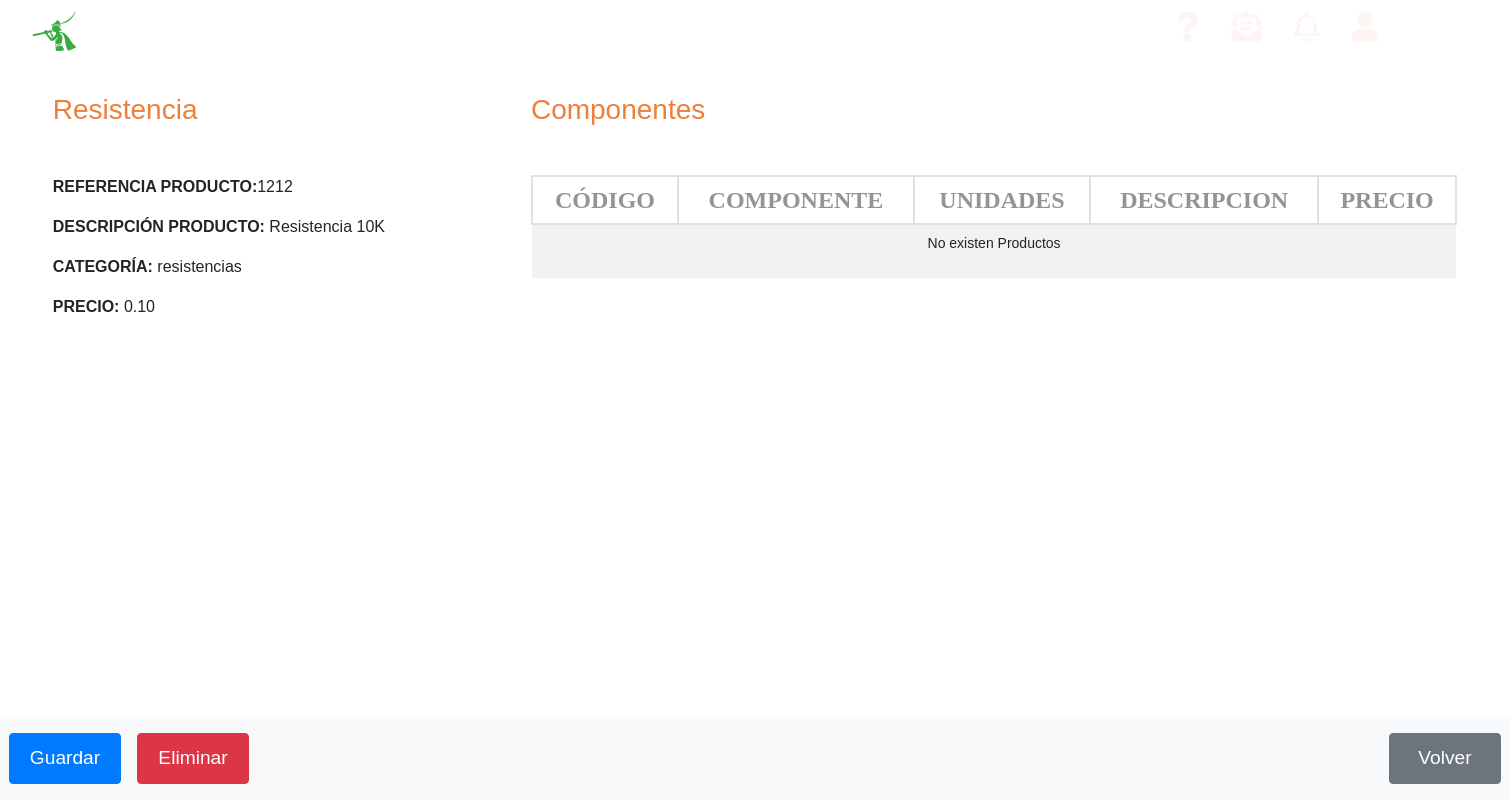
Page /appEntrega/productos/1212 on the committed database.
### appEntrega/models.py (models this page shows, shortened)
class Producto(models.Model):
    producto_referencia = models.CharField(max_length=13, primary_key=True)
    producto_nombre = models.CharField(max_length=50)
    producto_descripcion = models.CharField(max_length=250)
    producto_categoria = models.CharField(max_length=50)
    producto_precio = models.DecimalField(max_digits=10, decimal_places=2, default=0)

### appEntrega/views.py (the view)
# urls.py: path('productos/<str:pk>', ProductoDetailView.as_view(), name='detalleProducto'),
class ProductoDetailView(DetailView):
    model = Producto
    template_name = 'detalleProducto.html'
    context_object_name = 'producto'

### appEntrega/templates/detalleProducto.html
{% extends 'base.html' %}
{% block content %}
<div class="contenedor my-3 row justify-content-around">
	<div class="producto col-4">
		<h3 class="orange-color mt-3 mb-5">{{producto.producto_nombre}}</h3>
		{% if producto %}
		<ul>
			<li>
				<p><strong>REFERENCIA PRODUCTO:</strong>{{producto.producto_referencia | upper }}</p>
			</li>
			<li>
				<p><strong>DESCRIPCIÓN PRODUCTO: </strong>{{producto.producto_descripcion}}</p>
			</li>
			<li>
				<p><strong>CATEGORÍA: </strong>{{producto.producto_categoria}}</p>
			</li>
			<li>
				<p><strong>PRECIO: </strong>{{producto.producto_precio}}</p>
			</li>
		</ul>
		{% else %}
		<p>No hay productos</p>
		{% endif %}
	</div>
	<div class="componentes col-8">
		<h3 class="orange-color mt-3 mb-5">Componentes</h3>
		<table class="table-deustronic table table-striped table-hover">
			<thead>
				<tr>
					<th>CÓDIGO</th>
					<th>COMPONENTE</th>
					<th>UNIDADES</th>
					<th>DESCRIPCION</th>
					<th>PRECIO</th>
				</tr>
			</thead>
			<tbody>
				{% if lista_productos %}
				{% for producto in lista_productos %}
				<tr ondblclick="location.href='http://127.0.0.1:8000/appEntrega/productos/{{producto.pk}}'">
					<td>
						{{producto.producto_referencia}}
					</td>
					<td>{{producto.producto_nombre}}</td>
					<td>{{producto.producto_descripcion}}</td>
					<td>{{producto.producto_categoria}}</td>
					<td>{{producto.producto_precio}}</td>
				</tr>
				{% endfor %}
				{% else %}
				<tr>
					<td colspan="5">
						<p>No existen Productos</p>
					</td>
				</tr>
				{% endif %}
			</tbody>
		</table>
	</div>
</div>
<nav class="nav-footer navbar-light bg-light fixed-bottom">
	<div class="row justify-content-between">
		<div class="d-flex">
			<div class="form-inline ml-auto">
				<button type="button" class="btn boton-nav btn-primary m-2">Guardar
				</button>
			</div>
			<div class="form-inline ml-auto">
				<button type="button" class="btn boton-nav btn-danger m-2">Eliminar
				</button>
			</div>
		</div>
		<div class="form-inline ml-auto">
			<button onclick="location.href='http://127.0.0.1:8000/appEntrega/productos'"
				class="btn boton-nav btn-secondary m-2" type="button">Volver</button>
		</div>
	</div>
</nav>
{% endblock %}

### appEntrega/static/style/styles.css (style rules this page uses)
.orange-color, .orange-color:hover { color: rgb(239, 126, 58) !important; font-weight: 100 !important; }
* { font-family: 'FiraSans-Regular', sans-serif; }
html { overflow-x: hidden; overflow-y: overlay; }
html, body { height: 100%; }
body { margin: 0; }
.contenedor { width: 95%; margin: 0 auto; overflow: hidden; }
ul { padding: 0 !important; }

### appEntrega/static/style/productos.css (style rules this page uses)
table { overflow: scroll; }
.table-deustronic th { color: #949494; font-weight: bold; font-size: 1.5rem; padding: 5px 10px; border: 2px solid #dee2e6; font-family: FiraSans-Regular, Calibri, Verdana; text-align: center !important; }
.table-deustronic td { font-size: 14px; padding: 0.5rem; text-align: center !important; cursor: pointer !important; }
.boton-nav { width: 7rem; height: 3.2rem !important; color: white !important; font-weight: 400; font-size: 1.2rem; text-decoration: none; outline-style: none; }
.nav-footer { align-items: center; justify-content: space-between; padding: 0.5rem 1rem; }

### appEntrega/static/style/header.css (style rules this page uses)
li { list-style: none; margin-right: 2rem; }
ul { margin: 0 !important; }

### rows in the picture
Producto: producto_nombre "Resistencia", producto_referencia "1212", producto_descripcion "Resistencia 10K", producto_categoria "resistencias", producto_precio "0.10"
